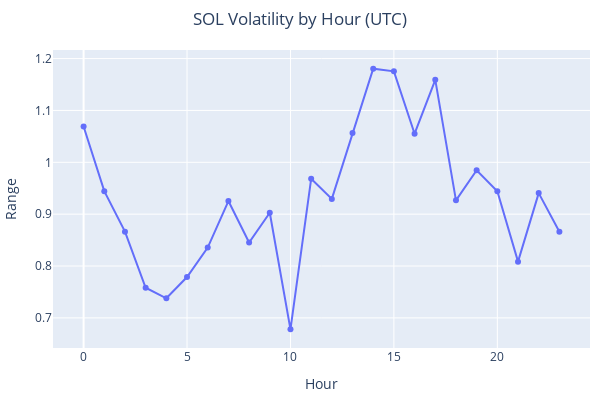

Notebook code for this chart:
### Code cell
sol_vol = solusdt.resample("60Min").apply(rules)
sol_vol["range"] = sol_vol["high"] - sol_vol["low"]
sol_vol = sol_vol.groupby(sol_vol.index.hour).range.mean()

fig = px.line(sol_vol, width=600, height=400, title="SOL Volatility by Hour (UTC)", labels={"time": "Hour", "value": "Range"}, markers=True)
fig.update_layout(margin=dict(l=20, r=10, t=50, b=50), showlegend = False, title_x=0.5)
fig.show()

### Figure 1 — Plotly figure (JSON) as saved in the notebook; plotly's stock layout.template omitted (floating-point values rounded to 4 significant figures)
{"data": [{"hovertemplate": "variable=range<br>Hour=%{x}<br>Range=%{y}<extra></extra>", "legendgroup": "range", "line": {"color": "#636efa", "dash": "solid"}, "marker": {"symbol": "circle"}, "mode": "lines+markers", "name": "range", "orientation": "v", "showlegend": true, "type": "scatter", "x": [0, 1, 2, 3, 4, 5, 6, 7, 8, 9, 10, 11, 12, 13, 14, 15, 16, 17, 18, 19, 20, 21, 22, 23], "xaxis": "x", "y": [1.069, 0.9444, 0.8663, 0.7581, 0.7378, 0.7788, 0.8356, 0.9253, 0.8455, 0.9027, 0.6779, 0.9682, 0.9294, 1.056, 1.181, 1.175, 1.055, 1.159, 0.9267, 0.9847, 0.9441, 0.8084, 0.9406, 0.8662], "yaxis": "y"}], "layout": {"height": 400, "legend": {"title": {"text": "variable"}, "tracegroupgap": 0}, "margin": {"b": 50, "l": 20, "r": 10, "t": 50}, "showlegend": false, "title": {"text": "SOL Volatility by Hour (UTC)", "x": 0.5}, "width": 600, "xaxis": {"anchor": "y", "domain": [0, 1], "title": {"text": "Hour"}}, "yaxis": {"anchor": "x", "domain": [0, 1], "title": {"text": "Range"}}}}
